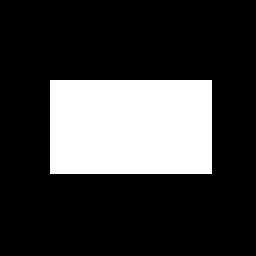
#> input picture rect.bmp, 128 x 128 px (shown 2 times larger)
$ python demo1.py
#> lines starting #> are read from the running program, lines starting #| are printed output that depends on the picture; after the words box and inside, x2 and y2 are one past the last pixel; in counts of white or black regions, pixels touching at a corner belong together
#> further down, im is the input picture: shape (128, 128, 3); 23.2% white; 1 white region, box (x1, y1, x2, y2) and area: (25, 40, 106, 87) 3807
import warnings
import math
import cv2
import numpy as np
import matplotlib.pyplot as plt
from skimage.exposure import rescale_intensity

warnings.filterwarnings("ignore")

def convolve(image, kernel):
	isMedian = False
	isMode = False

	if isinstance(kernel, str):
		isMedian = kernel == "median"
		isMode = kernel == "mode"
		kernel = np.ones((3, 3), dtype="int")

	(ih, iw) = image.shape[:2]
#> ih = 128; iw = 128
	(kh, kw) = kernel.shape[:2]
	pad = (kw - 1) // 2
	image = cv2.copyMakeBorder(image, pad, pad, pad, pad, cv2.BORDER_REPLICATE)
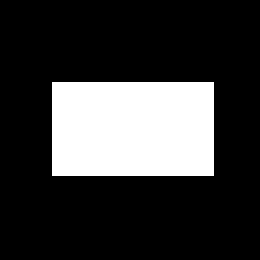
#> image: shape (130, 130) (shown 2 times larger); 22.5% white; 1 white region, box (x1, y1, x2, y2) and area: (26, 41, 107, 88) 3807
	output = np.zeros((ih, iw), dtype="float32")

	for y in np.arange(pad, ih + pad):
		for x in np.arange(pad, iw + pad):
			roi = image[y-pad:y+pad+1, x-pad:x+pad+1]

			k = 0
			if isMedian:
				k = np.median(roi)
			elif isMode:
				k = mode(roi, axis=None)[0]
			else:
				k = (roi * kernel).sum()

			output[y-pad, x-pad] = k
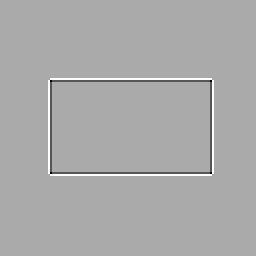
#> output: shape (128, 128) float32 (shown 2 times larger); min -510, max 255, mean 0; drawn with min black and max white

	output = rescale_intensity(output, in_range=(0, 255))
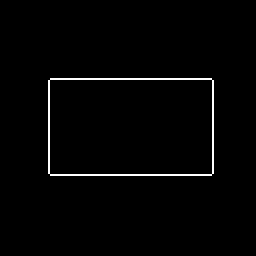
#> output: shape (128, 128) float32 (shown 2 times larger); values 0 (black) and 1 (white), 1.6% white in thin lines or dots, all inside (x1, y1, x2, y2) = (24, 39, 107, 88)
	output = (output * 255).astype("uint8")

	return output

def k_curvature(im, k=3):
	zeros = np.pad(im, k, 'constant', constant_values=0)
	kurv_img = np.zeros_like(im)

	rows, cols = im.shape
	for i in range(rows):
		for j in range(cols):
			alpha = zeros[i + k, j] - zeros[i - k, j]
			epslon = zeros[i, j + k] - 2*zeros[i, j] + zeros[i, j - k]
			gamma = zeros[i, j + k] - zeros[i, j - k]
			delta = zeros[i + k, j] - 2*zeros[i, j] + zeros[i - k, j]

			kv = (alpha*epslon - gamma*delta)/(alpha*alpha + gamma*gamma)**(3/2)
			if math.isnan(kv):
				kv = 0

			kurv_img[i, j] = kv

	return kurv_img

def kurv_plot(corners):
	x = np.ravel(corners)
	normalized = (x-min(x))/(max(x)-min(x))

	return normalized

if __name__ == "__main__":
	im = cv2.imread("../rect.bmp")
	imgray = cv2.cvtColor(im, cv2.COLOR_BGR2GRAY)

	laplacian = np.array(([0,  1, 0], [1, -4, 1], [0,  1, 0]), dtype="int")

	ret, tresh = cv2.threshold(imgray, 127, 255, 0)

	tresh = convolve(tresh, laplacian)
	tresh = cv2.GaussianBlur(tresh, (3, 3), 0)
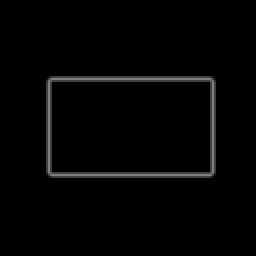
#> tresh: shape (128, 128) (shown 2 times larger); min 0, max 128, mean 4

	contours, _ = cv2.findContours(tresh.copy(),
		                           cv2.RETR_EXTERNAL,
		                           cv2.CHAIN_APPROX_NONE)
#> contours = 1 contour; box (x1, y1, x2, y2) and area: (23, 38, 108, 89) 4198
	s = np.zeros_like(tresh)
	cv2.drawContours(s, contours, -1, (255, 255, 255), 1)
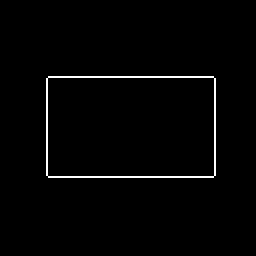
#> s: shape (128, 128) (shown 2 times larger); 1.6% white in thin lines or dots, all inside (x1, y1, x2, y2) = (23, 38, 108, 89)

	plt.subplot(1, 3, 1)
	plt.imshow(imgray, cmap="gray")
	plt.title("original")
	plt.subplot(1, 3, 2)
	plt.imshow(tresh, cmap="gray")
	plt.title("limiarização")
	plt.subplot(1, 3, 3)
	plt.imshow(s, cmap="gray")
	plt.title("contornos encontrados")
	plt.show()
	plt.close()

	count = 1
	for k in [1, 4, 8, 12]:
		corners = k_curvature(s, k)

		plt.subplot(2, 4, count)
		plt.imshow(corners, cmap="gray")
		plt.title("cantos (k = {})".format(k))

		plt.subplot(2, 4, count+4)
		normalized = kurv_plot(corners)
		plt.plot(normalized)
		plt.title("curvatura (k = {})".format(k))

		print("k = {} ok!".format(k))
		count += 1
#> this loop made 4 passes
#> pass 2, in k_curvature (call 2), `zeros = np.pad(im, k, 'constant', constant_values=0)`:
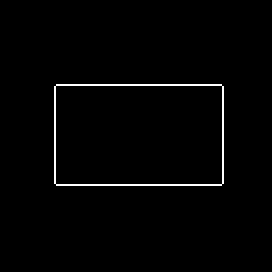
#> zeros: shape (136, 136) (shown 2 times larger); 1.4% white in thin lines or dots, all inside (x1, y1, x2, y2) = (27, 42, 112, 93)
#> after the loop, count = 5

	plt.show()
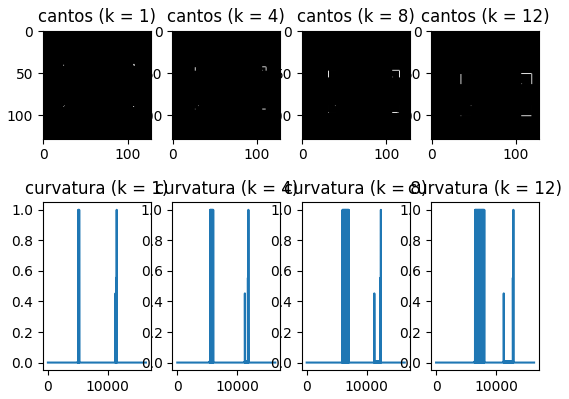
#> figure drawn by matplotlib, 8 panels; panel 2: curve peaks at x = 5099, y = 1; panel 4: curve peaks at x = 5483, y = 1; panel 6: curve peaks at x = 5995, y = 1; panel 8: curve peaks at x = 6507, y = 1
